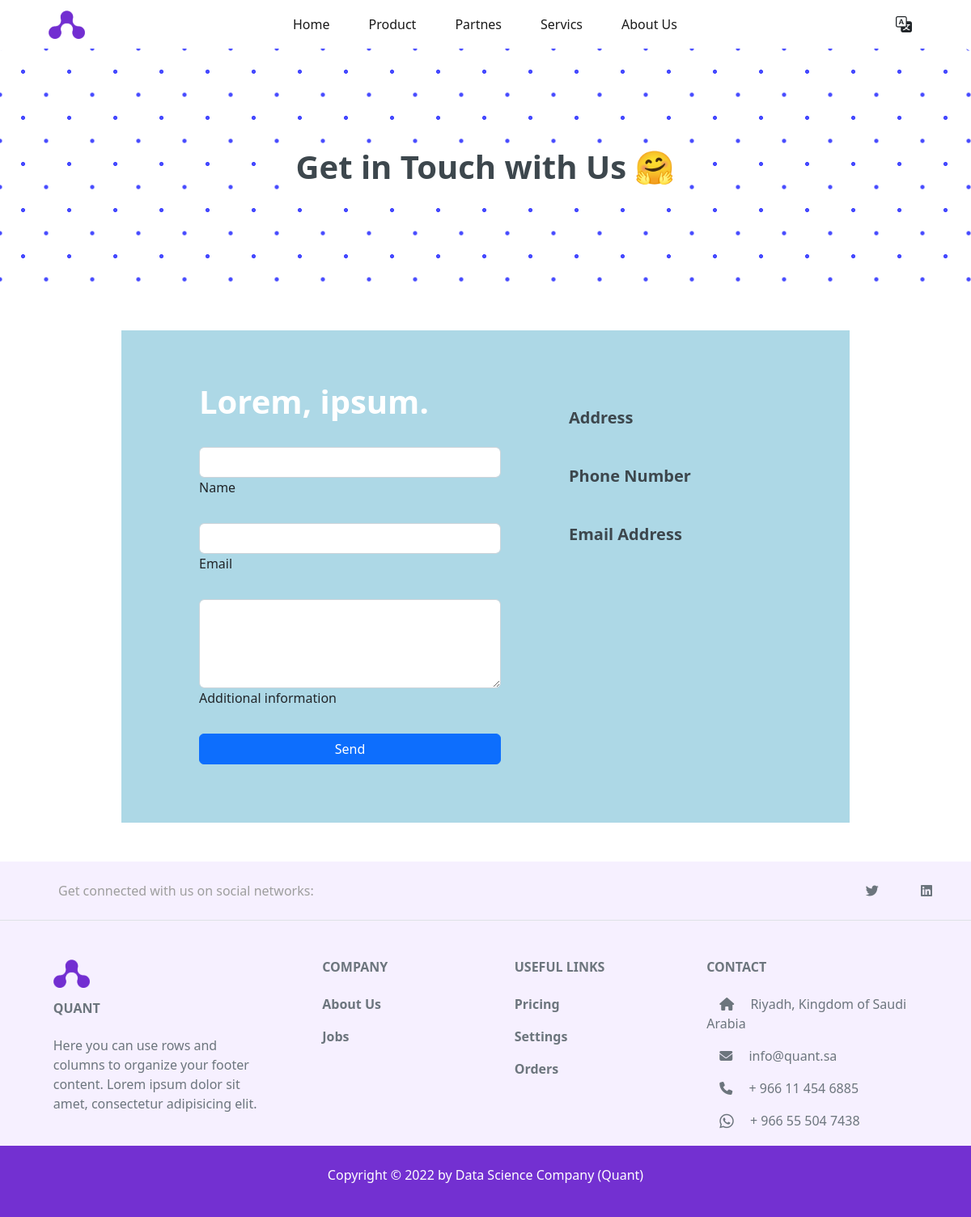
The page /contact-us/ on the database as committed earlier.
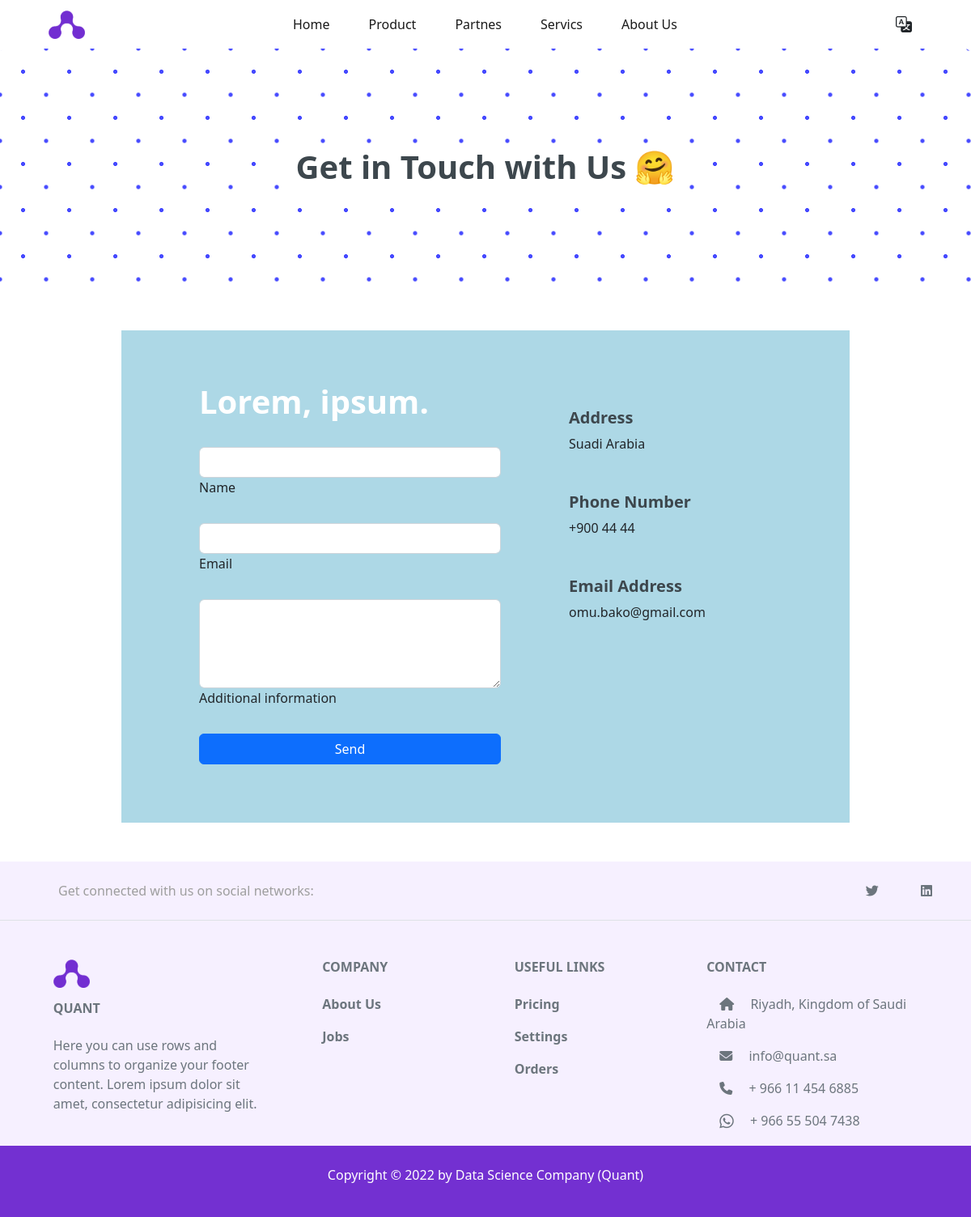
The same page on the database as committed later.
### contactUs/models.py (models this page shows, shortened)
class Info(models.Model):
    place = models.CharField(max_length=50)
    phone = models.CharField(max_length=20)
    email = models.EmailField(max_length=100)
    class Meta:
        verbose_name = 'Info'
        verbose_name_plural = 'Infos'

### contactUs/views.py (the view)
# urls.py: path('' , views.sendMessage, name="sendMessage"),
def sendMessage(request):
    myInfo = Info.objects.first()
    if request.method == 'POST':
        subject = request.POST['subject']
        email = request.POST['email']
        message = request.POST['message']
        send_mail(
            subject,
            message,
            settings.EMAIL_HOST_USER, # from
            [email], # to
            fail_silently=False,
         )
        return render(request, 'contact/contact.html', {'subject' : subject})
    else:
        return render(request, 'contact/contact.html', {'myInfo' : myInfo})

### contactUs/templates/contact/contact.html (shortened to what this page needs)
{% extends 'base.html' %}
{% block jumbotron %}
<section>
  <div class="jumbotron p-5 text-center bg-image rounded-3">
    <div class="d-flex justify-content-center align-items-center h-100">
      <div class="titlteContactUs">
        <h1 class="fw-bold">Get in Touch with Us 🤗</h1>
      </div>
    </div>
  </div>
</section>
{% endblock jumbotron %}
{% block body %}
<section>
    <div class="formContactUs row container mx-auto p-sm-5 m-5">
        <div class="col-sm-7 px-sm-5">
            {% if subject %}
            <div>
              <h2>Thank {{subject}}!</h2>
              <p>We received your email and will respond shortly..🥰</p>
            </div>
            {% else %}
            <div>
              <h1 class="fw-bold py-3 text-white">Lorem, ipsum.</h1>
            </div>
            <form method = "POST">
                <div class="row mb-4 pt-2">
                  <div class="col">
                    <div class="form-outline">
                      <input type="text" name= "subject" id="subject"  class="form-control" />
                      <label class="form-label"  for="form6Example1">Name</label>
                    </div>
                  </div>
                </div>
                <div class="form-outline mb-4">
                  <input type="email" name= "email" id="email" class="form-control" />
                  <label class="form-label"  for="form6Example5">Email</label>
                </div>
                <div class="form-outline mb-4">
                  <textarea class="form-control" name= "message" id="message" rows="4"></textarea>
                  <label class="form-label"  for="form6Example7">Additional information</label>
                </div>
                <button type="submit" class="btn btn-primary btn-block mb-4">Send</button>
              </form>
            </div>
        <div class="col-sm-4">
            <div class="d-flex pt-5 pb-3">
                <div class="px-sm-4 w-100">
                    <h5 class="fw-bold">Address</h5>
                    <p>{{myInfo.place}}</p>
                </div>
            </div>
            <div class="d-flex py-3">
                <div class="px-sm-4 w-100">
                    <h5 class="fw-bold">Phone Number</h5>
                    <p>{{myInfo.phone}}</p>
                </div>
            </div>
            <div class="d-flex py-3">
                <div class="px-sm-4 w-100">
                    <h5 class="fw-bold">Email Address</h5>
                    <p>{{myInfo.email}}</p>
                </div>
            </div>
        </div>
        {% endif %}
    </div>
</section>
{% endblock body %}

Rows that differ between the two databases and show on the page:
added Info: place "Suadi Arabia", phone "+900 44 44", email "omu.bako@gmail.com"
